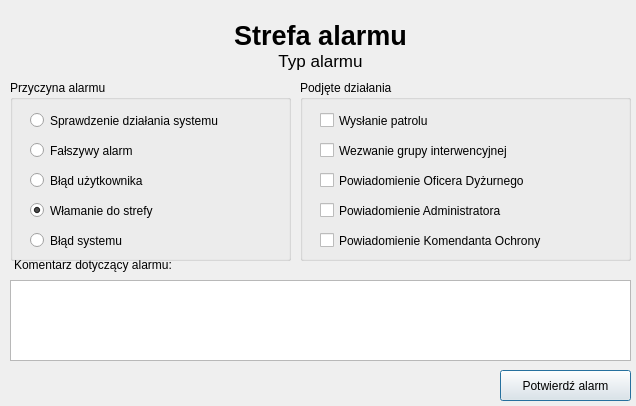
<?xml version="1.0" encoding="UTF-8"?>
<ui version="4.0">
 <class>DlgAlarmConfirmation</class>
 <widget class="QDialog" name="DlgAlarmConfirmation">
  <property name="geometry">
   <rect>
    <x>0</x>
    <y>0</y>
    <width>636</width>
    <height>406</height>
   </rect>
  </property>
  <property name="windowTitle">
   <string>Potwierdź alarm</string>
  </property>
  <widget class="QLabel" name="lblAlarmSource">
   <property name="geometry">
    <rect>
     <x>10</x>
     <y>20</y>
     <width>621</width>
     <height>31</height>
    </rect>
   </property>
   <property name="font">
    <font>
     <pointsize>20</pointsize>
     <weight>75</weight>
     <bold>true</bold>
    </font>
   </property>
   <property name="text">
    <string>Strefa alarmu</string>
   </property>
   <property name="alignment">
    <set>Qt::AlignCenter</set>
   </property>
  </widget>
  <widget class="QLabel" name="label1">
   <property name="geometry">
    <rect>
     <x>14</x>
     <y>257</y>
     <width>231</width>
     <height>16</height>
    </rect>
   </property>
   <property name="text">
    <string>Komentarz dotyczący alarmu:</string>
   </property>
  </widget>
  <widget class="QGroupBox" name="groupBox1">
   <property name="geometry">
    <rect>
     <x>10</x>
     <y>80</y>
     <width>281</width>
     <height>181</height>
    </rect>
   </property>
   <property name="title">
    <string>Przyczyna alarmu</string>
   </property>
   <widget class="QRadioButton" name="rdbSystemCheck">
    <property name="geometry">
     <rect>
      <x>20</x>
      <y>30</y>
      <width>251</width>
      <height>21</height>
     </rect>
    </property>
    <property name="text">
     <string>Sprawdzenie działania systemu</string>
    </property>
   </widget>
   <widget class="QRadioButton" name="rdbFalseAlarm">
    <property name="geometry">
     <rect>
      <x>20</x>
      <y>60</y>
      <width>161</width>
      <height>21</height>
     </rect>
    </property>
    <property name="text">
     <string>Fałszywy alarm</string>
    </property>
   </widget>
   <widget class="QRadioButton" name="rdbBreakIn">
    <property name="geometry">
     <rect>
      <x>20</x>
      <y>120</y>
      <width>171</width>
      <height>21</height>
     </rect>
    </property>
    <property name="text">
     <string>Włamanie do strefy</string>
    </property>
    <property name="checked">
     <bool>true</bool>
    </property>
   </widget>
   <widget class="QRadioButton" name="rdbUserError">
    <property name="geometry">
     <rect>
      <x>20</x>
      <y>90</y>
      <width>141</width>
      <height>21</height>
     </rect>
    </property>
    <property name="text">
     <string>Błąd użytkownika</string>
    </property>
   </widget>
   <widget class="QRadioButton" name="rdbSystemError">
    <property name="geometry">
     <rect>
      <x>20</x>
      <y>150</y>
      <width>151</width>
      <height>21</height>
     </rect>
    </property>
    <property name="text">
     <string>Błąd systemu</string>
    </property>
   </widget>
  </widget>
  <widget class="QGroupBox" name="groupBox2">
   <property name="geometry">
    <rect>
     <x>300</x>
     <y>80</y>
     <width>331</width>
     <height>181</height>
    </rect>
   </property>
   <property name="title">
    <string>Podjęte działania</string>
   </property>
   <widget class="QCheckBox" name="chbSentPatrol">
    <property name="geometry">
     <rect>
      <x>20</x>
      <y>30</y>
      <width>301</width>
      <height>21</height>
     </rect>
    </property>
    <property name="text">
     <string>Wysłanie patrolu</string>
    </property>
   </widget>
   <widget class="QCheckBox" name="chbCallGroup">
    <property name="geometry">
     <rect>
      <x>20</x>
      <y>60</y>
      <width>301</width>
      <height>21</height>
     </rect>
    </property>
    <property name="text">
     <string>Wezwanie grupy interwencyjnej</string>
    </property>
   </widget>
   <widget class="QCheckBox" name="chbCallOD">
    <property name="geometry">
     <rect>
      <x>20</x>
      <y>90</y>
      <width>261</width>
      <height>21</height>
     </rect>
    </property>
    <property name="text">
     <string>Powiadomienie Oficera Dyżurnego</string>
    </property>
   </widget>
   <widget class="QCheckBox" name="chbCallAdmin">
    <property name="geometry">
     <rect>
      <x>20</x>
      <y>120</y>
      <width>301</width>
      <height>21</height>
     </rect>
    </property>
    <property name="text">
     <string>Powiadomienie Administratora</string>
    </property>
   </widget>
   <widget class="QCheckBox" name="chbCallKO">
    <property name="geometry">
     <rect>
      <x>20</x>
      <y>150</y>
      <width>301</width>
      <height>21</height>
     </rect>
    </property>
    <property name="text">
     <string>Powiadomienie Komendanta Ochrony</string>
    </property>
   </widget>
  </widget>
  <widget class="QPushButton" name="btnAlarmConfirm">
   <property name="geometry">
    <rect>
     <x>500</x>
     <y>370</y>
     <width>131</width>
     <height>31</height>
    </rect>
   </property>
   <property name="text">
    <string>Potwierdź alarm</string>
   </property>
  </widget>
  <widget class="QLabel" name="lblAlarmType">
   <property name="geometry">
    <rect>
     <x>10</x>
     <y>50</y>
     <width>621</width>
     <height>21</height>
    </rect>
   </property>
   <property name="font">
    <font>
     <pointsize>13</pointsize>
    </font>
   </property>
   <property name="text">
    <string>Typ alarmu</string>
   </property>
   <property name="alignment">
    <set>Qt::AlignCenter</set>
   </property>
  </widget>
  <widget class="QPlainTextEdit" name="txtAlarmDescription">
   <property name="geometry">
    <rect>
     <x>10</x>
     <y>280</y>
     <width>621</width>
     <height>81</height>
    </rect>
   </property>
  </widget>
 </widget>
 <resources/>
 <connections/>
</ui>
